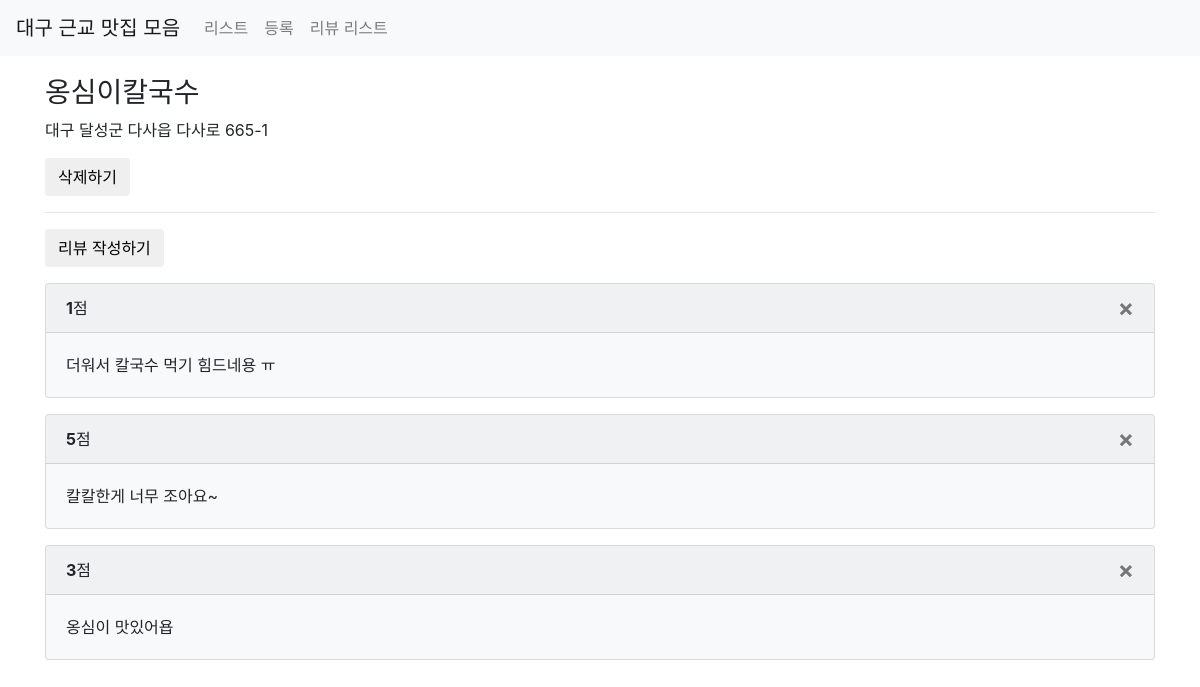
/third/restaurant/8/, run on the app's committed database.
### third/models.py (models this page shows)
class Restaurant(models.Model):
    name = models.CharField(max_length=30)
    address = models.CharField(max_length=200)
    password = models.CharField(max_length=20, default=None, null=True)
    image = models.CharField(max_length=500, default=None, null=True)
    created_at = models.DateTimeField(auto_now_add=True)
    updated_at = models.DateTimeField(auto_now=True)

class Review(models.Model):
    point = models.IntegerField()
    comment = models.CharField(max_length=500)
    restaurant = models.ForeignKey(Restaurant, on_delete=models.CASCADE) #아이디가 3인 곳에 리뷰 쓰면 이값은 3?

### third/views.py (the view)
# urls.py: path('restaurant/<int:id>/', views.detail, name='restaurant-detail'),
def detail(request, id):
    if 'id' is not None:
        item = get_object_or_404(Restaurant, pk=id)
        reviews = Review.objects.filter(restaurant=item).all()
        return render(request, 'third/detail.html', {'item':item, 'reviews':reviews})
    return HttpResponseRedirect('/third/list/')

### third/templates/third/detail.html
{% extends 'third/base.html' %}
{% load static %}
{% block content %}
<div class="container">
    <div class="row">
        <div class="col-sm-12" style="margin-top:20px">
            <h3>{{ item.name }}</h3>
            <p>
                {{ item.address }}
            </p>
            <p>
                <a href="{% url 'restaurant-delete' id=item.id %}">
                    <button class="btn btn danger">삭제하기</button>
                </a>
            </p>
            <hr/>
            <p>
                <a href="{% url 'review-create' restaurant_id=item.id %}">
                    <button class="btn btn info">리뷰 작성하기</button>
                </a>
            </p>
            {% for review in reviews %}
                <div class="card bg-light mb-3">
                    <div class="card-header">
                        <b>{{ review.point }}</b>점
                        <a href="{% url 'review-delete' restaurant_id=item.id review_id=review.id %}">
                            <button type="button" class="close" aria-label="Close">
                                <span aria-hidden="true">&times;</span>
                            </button>
                        </a>
                    </div>
                    <div class="card-body">
                        <p class="card-text">{{ review.comment }}</p>
                    </div>
                </div>
            {% endfor %}
        </div>
    </div>
</div>
{% endblock %}

### data on the page
Restaurant: name "옹심이칼국수", address "대구 달성군 다사읍 다사로 665-1"
Review: point "1", comment "더워서 칼국수 먹기 힘드네용 ㅠ"
Review: point "5", comment "칼칼한게 너무 조아요~"
Review: point "3", comment "옹심이 맛있어욥"
